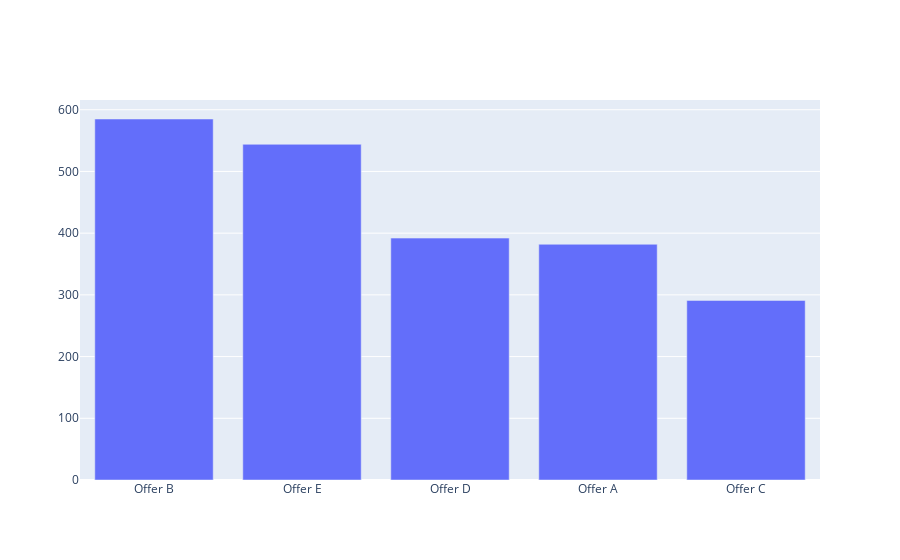

Write notebook code for a chart like this one.
### Code cell
fig = go.Figure([go.Bar(x=off.index, y=off.values)])
fig.show()

### Figure 1 — Plotly figure (JSON) as saved in the notebook; plotly's stock layout.template omitted (floating-point values rounded to 4 significant figures)
{"data": [{"type": "bar", "x": ["Offer B", "Offer E", "Offer D", "Offer A", "Offer C"], "y": [585, 544, 392, 382, 291]}], "layout": {"autosize": true, "xaxis": {"autorange": true, "range": [-0.5, 4.5], "type": "category"}, "yaxis": {"autorange": true, "range": [0, 615.8], "type": "linear"}}}
